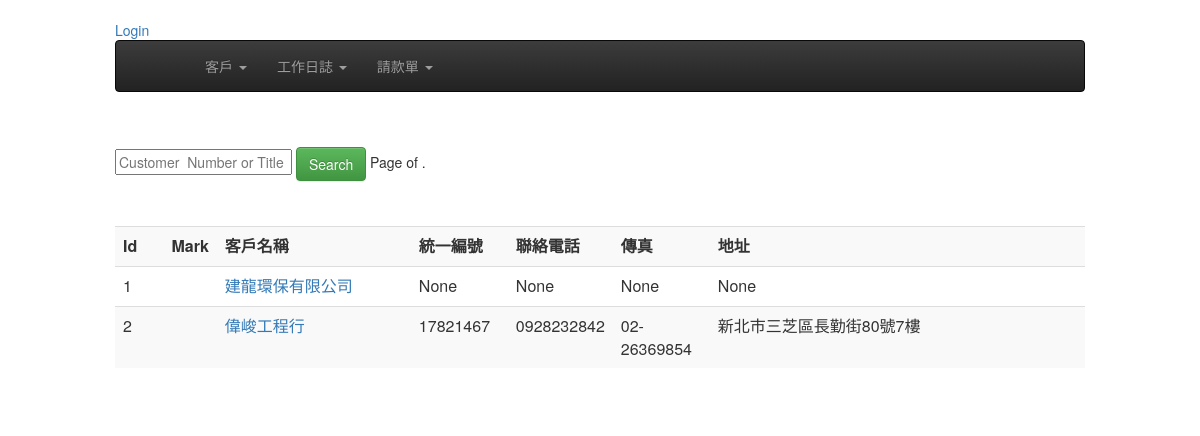
Before: /customers/ with the older database file.
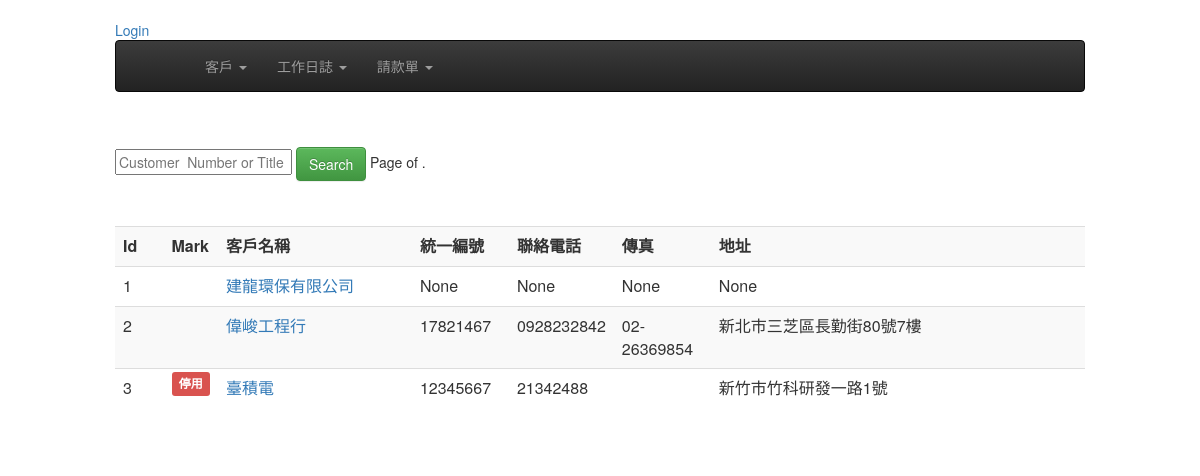
After: the same page with the newer database file.
### customers/models.py (models this page shows, shortened)
class Customer(models.Model):
    title = models.CharField(max_length=36, null=False, blank=False)
    unikey = models.CharField(  max_length=12,null=True, blank=True, unique=True )
    address = models.CharField( max_length=100, null=True, blank=True)
    phone = models.CharField(max_length=20, null=True, blank=True)
    faxno = models.CharField(max_length=20, null=True, blank=True)
    invalid = models.BooleanField(default=False)#作廢
    create_at = models.DateTimeField(auto_now_add=True, auto_now =False)
    modify = models.DateTimeField(auto_now_add=False, auto_now =True)
    def get_absolute_url(self):
        return reverse( "customers:customer_detail", kwargs={"pk": self.pk} )

### customers/views.py (the view)
class CustomerList(ListView):
    model = Customer

### templates/customers/customer_list.html (shortened to what this page needs)
{% extends "base.html" %}
{% block content %}
<div>
    <form action="" method="GET">
      <input type="text" name="q" placeholder="Customer  Number or Title"  value="{{ request.GET.q }}"/>
      <input type="submit"  value="Search" class="btn btn-success"/>
      <span align="right">
          <div class="pagination">
             <ul class="pager">
                <span class="step-links">
                    <span class="current">
                        Page {{ page_obj.number }} of {{ page_obj.paginator.num_pages }}.
                    </span>
                </span>
              </ul>
          </div>
      </span>
    </form>
</div>
<div>
<table class="table table-striped" >
  <tr>
    <th width="5%">Id</th>
    <th width="5%">Mark</th>
    <th width="20%">客戶名稱</th>
    <th width="10%">統一編號</th>
    <th width="10%">聯絡電話</th>
    <th width="10%">傳真</th>
    <th >地址</th>
  </tr>
{% for record in object_list %}
  <tr>
    <td>{{ record.id }}</td>
    <td>
      {% if record.invalid %}
      <strong class="label label-danger">停用</strong>
      {% endif %}</td>
    <td><a href='{{ record.get_absolute_url }}'>{{ record.title }}</a></td>
    <td>{{ record.unikey }}</td>
    <td>{{ record.phone }}</td>
    <td>{{ record.faxno }}</td>
    <td>{{ record.address }} </td>
  </tr>
{% endfor %}
</table>
{% endblock content %}

Changed rows visible on the page:
added Customer: id "3", invalid "停用", title "臺積電", unikey "12345667", phone "21342488", address "新竹市竹科研發一路1號"
